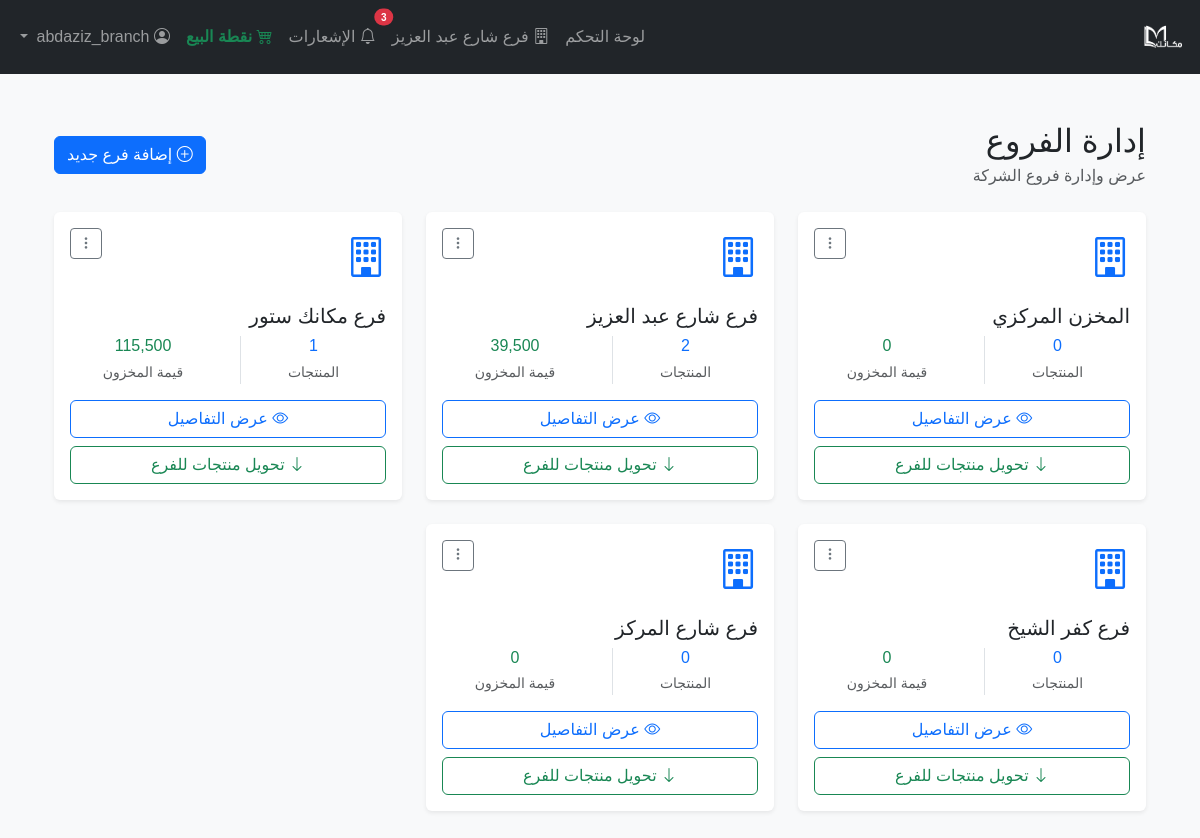
The app's page /branches (signed in) with its own data.
### models/branch.py (models this page shows, shortened)
class Branch(db.Model):
    __tablename__ = 'branches'
    id = db.Column(db.Integer, primary_key=True)
    name = db.Column(db.String(100), nullable=False, unique=True)
    address = db.Column(db.String(255), nullable=True)
    phone = db.Column(db.String(20), nullable=True)
    manager = db.Column(db.String(100), nullable=True)
    is_active = db.Column(db.Boolean, default=True)
    created_at = db.Column(db.DateTime, default=db.func.current_timestamp())
    def get_product_quantity(self, product_id):
        from models.movement import ProductMovement
        incoming = db.session.query(db.func.sum(ProductMovement.quantity)).filter(
            ProductMovement.destination_id == self.id,
            ProductMovement.destination_type == 'branch',
            ProductMovement.product_id == product_id
        ).scalar() or 0
        outgoing = db.session.query(db.func.sum(ProductMovement.quantity)).filter(
            ProductMovement.source_id == self.id,
            ProductMovement.source_type == 'branch',
            ProductMovement.product_id == product_id
        ).scalar() or 0
        return incoming - outgoing
    def get_all_products_with_quantities(self):
        from models.product import Product
        products = Product.query.all()
        branch_products = []
        for product in products:
            quantity = self.get_product_quantity(product.id)
            if quantity > 0:  # عرض المنتجات التي لها كمية فقط
                branch_products.append({
                    'product': product,
                    'quantity': quantity
                })
        return branch_products
    def get_total_stock_value(self):
        branch_products = self.get_all_products_with_quantities()
        total_value = sum(item['product'].price * item['quantity'] for item in branch_products)
        return total_value

### models/product.py (models this page shows)
class Product(db.Model):
    __tablename__ = 'products'
    id = db.Column(db.Integer, primary_key=True)
    name = db.Column(db.String(128), nullable=False)
    category_id = db.Column(db.Integer, db.ForeignKey('categories.id'), nullable=False)
    price = db.Column(db.Float, nullable=False)
    quantity = db.Column(db.Integer, nullable=False, default=0)
    barcode = db.Column(db.String(64), unique=True, nullable=True)

### routes/branches.py (the view)
@branches_bp.route('/branches')
@login_required
def list_branches():
    branches = Branch.query.all()
    return render_template('branches/list.html', branches=branches)

### models/user.py (called while the page is built)
    def is_admin(self):
        return self.role == 'admin'

    def is_branch_user(self):
        return self.role in ['branch_manager', 'branch_employee']

    def get_branch_name(self):
        return self.branch.name if self.branch else 'غير محدد'

### templates/branches/list.html (shortened to what this page needs)
{% extends 'base.html' %}
{% block content %}
<div class="container-fluid py-4">
    <div class="row mb-4">
        <div class="col-12">
            <div class="d-flex justify-content-between align-items-center">
                <div>
                    <h2 class="mb-1">إدارة الفروع</h2>
                    <p class="text-muted mb-0">عرض وإدارة فروع الشركة</p>
                </div>
                {% if current_user.is_admin %}
                <div>
                    <a href="{{ url_for('branches.add_branch') }}" class="btn btn-primary">
                        <i class="bi bi-plus-circle"></i> إضافة فرع جديد
                    </a>
                </div>
                {% endif %}
            </div>
        </div>
    </div>
    <div class="row">
        {% for branch in branches %}
        <div class="col-md-6 col-lg-4 mb-4">
            <div class="card border-0 shadow-sm h-100">
                <div class="card-body">
                    <div class="d-flex justify-content-between align-items-start mb-3">
                        <div class="text-primary">
                            <i class="bi bi-building fs-1"></i>
                        </div>
                        {% if current_user.is_admin %}
                        <div class="dropdown">
                            <button class="btn btn-sm btn-outline-secondary" type="button" data-bs-toggle="dropdown">
                                <i class="bi bi-three-dots-vertical"></i>
                            </button>
                        </div>
                        {% endif %}
                    </div>
                    <h5 class="card-title mb-2">{{ branch.name }}</h5>
                    <div class="row text-center mb-3">
                        <div class="col-6">
                            <div class="border-end">
                                <h6 class="mb-1 text-primary">{{ branch.get_all_products_with_quantities()|length }}</h6>
                                <small class="text-muted">المنتجات</small>
                            </div>
                        </div>
                        <div class="col-6">
                            <h6 class="mb-1 text-success">{{ "{:,.0f}".format(branch.get_total_stock_value()) }}</h6>
                            <small class="text-muted">قيمة المخزون</small>
                        </div>
                    </div>
                    <div class="d-grid gap-2">
                        <a href="{{ url_for('branches.branch_details', branch_id=branch.id) }}"
                           class="btn btn-outline-primary">
                            <i class="bi bi-eye"></i> عرض التفاصيل
                        </a>
                        <a href="{{ url_for('movements.add_movement') }}?destination_type=branch&destination_id={{ branch.id }}"
                           class="btn btn-outline-success">
                            <i class="bi bi-arrow-down"></i> تحويل منتجات للفرع
                        </a>
                    </div>
                </div>
            </div>
        </div>
        {% endfor %}
    </div>
</div>
{% endblock %}

### templates/base.html (shortened to what this page needs)
<!DOCTYPE html>
<html lang="ar" dir="rtl">
<head>
    <link href="https://cdn.jsdelivr.net/npm/bootstrap@5.3.0/dist/css/bootstrap.rtl.min.css" rel="stylesheet">
</head>
<body>
<nav class="navbar navbar-expand-lg navbar-dark bg-dark mb-4">
    <div class="container-fluid">
        <a class="navbar-brand d-flex align-items-center" href="{{ url_for('dashboard') }}">
            <img src="/static/logo.png" alt="شعار النظام" style="height:48px;max-width:200px;object-fit:contain;vertical-align:middle;">
        </a>
        <div class="collapse navbar-collapse" id="navbarNav">
            <ul class="navbar-nav ms-auto">
                {% if current_user.is_authenticated %}
                    <li class="nav-item">
                        <a class="nav-link {% if request.endpoint == 'dashboard' %}active{% endif %}" href="{{ url_for('dashboard') }}">لوحة التحكم</a>
                    </li>
                    {% if current_user.is_admin() %}
                        <li class="nav-item">
                            <a class="nav-link {% if request.endpoint and request.endpoint.startswith('branches.') %}active{% endif %}" href="{{ url_for('branches.list_branches') }}">
                                <i class="bi bi-building"></i> إدارة الفروع
                            </a>
                        </li>
                        <li class="nav-item">
                            <a class="nav-link {% if request.endpoint and request.endpoint.startswith('stats.') %}active{% endif %}" href="{{ url_for('stats.stats_dashboard') }}">الإحصائيات</a>
                        </li>
                        <li class="nav-item">
                            <a class="nav-link {% if request.endpoint and request.endpoint.startswith('products.') %}active{% endif %}" href="{{ url_for('products.list_products') }}">المنتجات</a>
                        </li>
                        <li class="nav-item">
                            <a class="nav-link {% if request.endpoint and request.endpoint.startswith('categories.') %}active{% endif %}" href="{{ url_for('categories.list_categories') }}">الأصناف</a>
                        </li>
                        <li class="nav-item">
                            <a class="nav-link {{ 'active' if request.endpoint == 'movements.list_movements' }}" href="{{ url_for('movements.list_movements') }}">
                                <i class="bi bi-arrow-left-right"></i> الحركات
                            </a>
                        </li>
                    {% elif current_user.is_branch_user() %}
                        <li class="nav-item">
                            <a class="nav-link {% if request.endpoint and request.endpoint.startswith('branch_dashboard.') %}active{% endif %}" href="{{ url_for('branch_dashboard.dashboard') }}">
                                <i class="bi bi-building"></i> {{ current_user.get_branch_name() }}
                            </a>
                        </li>
                    {% endif %}
                    {% if current_user.is_admin() or current_user.is_branch_user() %}
                        <li class="nav-item position-relative">
                            <a class="nav-link {% if request.endpoint == 'branch_dashboard.notifications' %}active{% endif %}" href="{{ url_for('branch_dashboard.notifications') }}">
                                <i class="bi bi-bell"></i>
                                {% set unread_count = current_user.branch.received_notifications|selectattr('is_read', 'equalto', False)|list|length if current_user.is_branch_user() else 0 %}
                                {% if current_user.is_admin() %}
                                    {% set unread_count = unread_count + (notifications_count or 0) %}
                                {% endif %}
                                {% if unread_count > 0 %}
                                    <span class="position-absolute top-0 start-0 translate-middle badge rounded-pill bg-danger" style="font-size:10px;">{{ unread_count }}</span>
                                {% endif %}
                                الإشعارات
                            </a>
                        </li>
                    {% endif %}
                    <li class="nav-item">
                        <a class="nav-link fw-bold text-success" href="{{ url_for('pos.pos_home') }}">
                            <i class="bi bi-cart4"></i> نقطة البيع
                        </a>
                    </li>
                    <li class="nav-item dropdown">
                        <a class="nav-link dropdown-toggle" href="#" id="userDropdown" role="button" data-bs-toggle="dropdown" aria-expanded="false">
                            <i class="bi bi-person-circle"></i> {{ current_user.username }}{% if current_user.is_admin() %} <span class="badge bg-danger">مدير</span>{% endif %}
                        </a>
                    </li>
                {% endif %}
            </ul>
        </div>
    </div>
</nav>
<div class="container">
    {% block content %}{% endblock %}
</div>
<link rel="stylesheet" href="https://cdn.jsdelivr.net/npm/bootstrap-icons@1.10.5/font/bootstrap-icons.css">
</body>
</html>

### templates/base.html (style rules this page uses)
body { font-family: 'Cairo', Tahoma, Arial, sans-serif; background: #f8f9fa; }

### records on screen
Branch: get_branch_name "فرع شارع عبد العزيز", name "فرع شارع عبد العزيز", get_all_products_with_quantities|length "2"
Branch: name "المخزن المركزي", get_all_products_with_quantities|length "0", get_total_stock_value "0"
Product: get_total_stock_value "39,500"
Branch: name "فرع مكانك ستور", get_all_products_with_quantities|length "1"
Product: get_total_stock_value "115,500"
Branch: name "فرع كفر الشيخ", get_all_products_with_quantities|length "0", get_total_stock_value "0"
Branch: name "فرع شارع المركز", get_all_products_with_quantities|length "0", get_total_stock_value "0"

### other values on screen
{{ unread_count }} "3"
